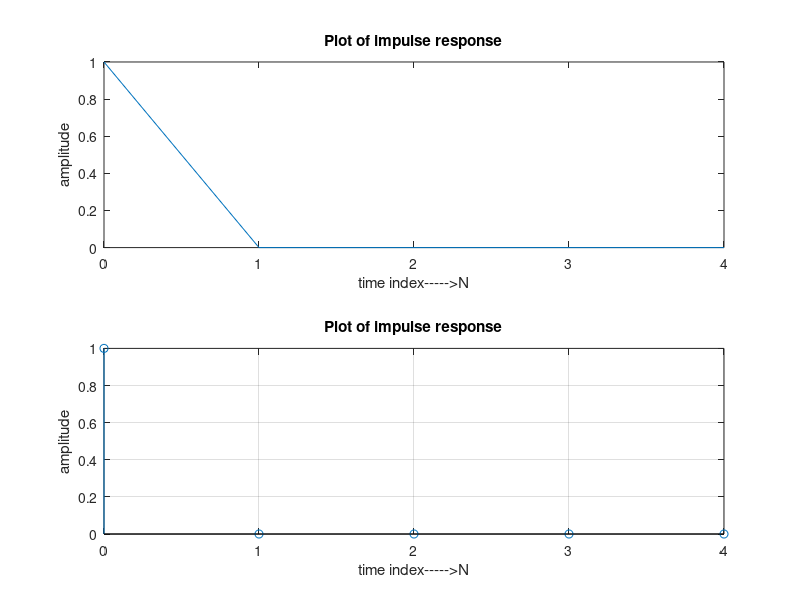

MATLAB code for this plot:
clc
clear all
close all

b = input('Enter the coefficients of x(n),x(n-1)---- : ')
a = input('Enter the coefficients of y(n),y(n-1)---- : ')
N = input('Enter the number of samples of imp response : ')

[h, t] = impz(b, a, N)

 subplot(2, 1, 1)
plot(t, h)
title('Plot of impulse response')
ylabel('amplitude')
xlabel('time index----->N')

subplot(2, 1, 2)
stem(t, h)
title('Plot of impulse response')
ylabel('amplitude')
xlabel('time index----->N')
disp(h)
grid on